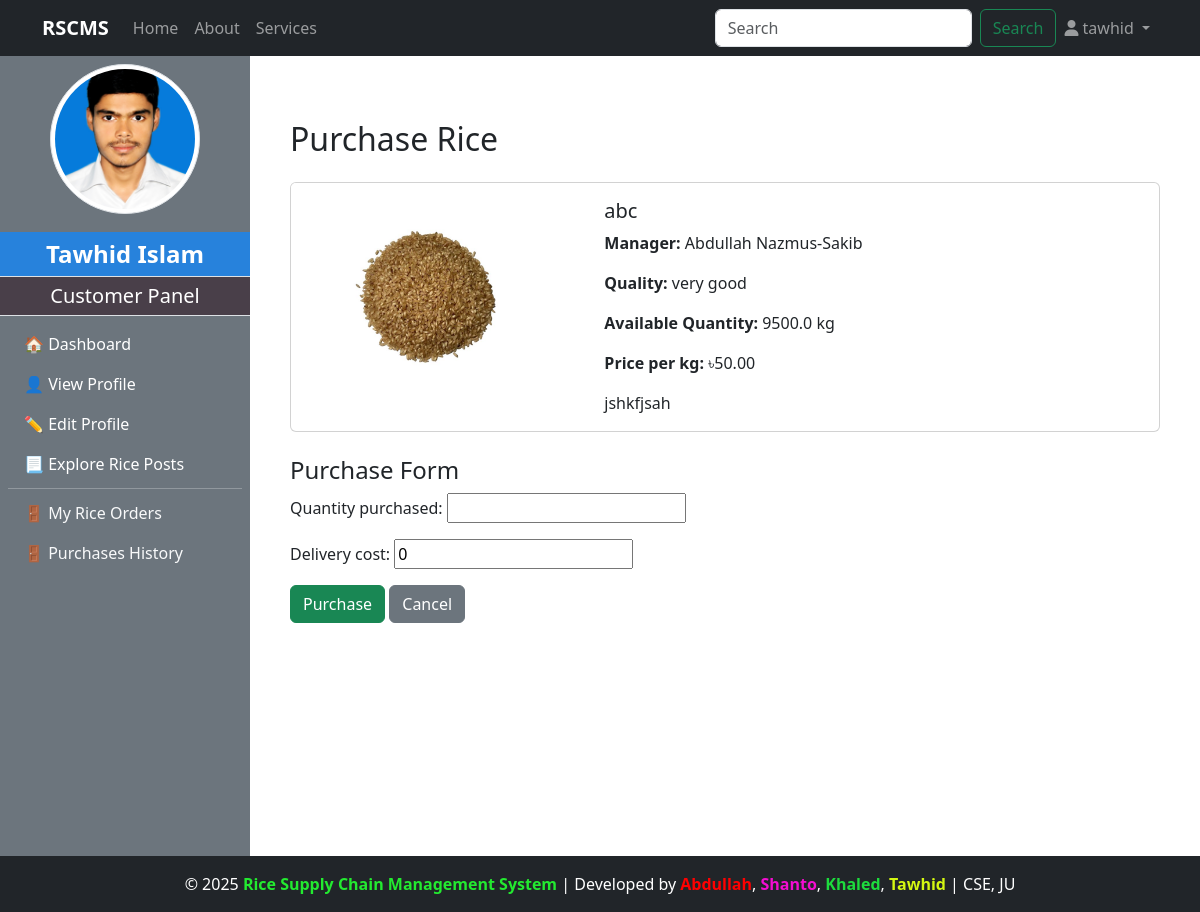
The page /customer/purchase_rice_from_manager/8/ (signed in) on the database as committed earlier.
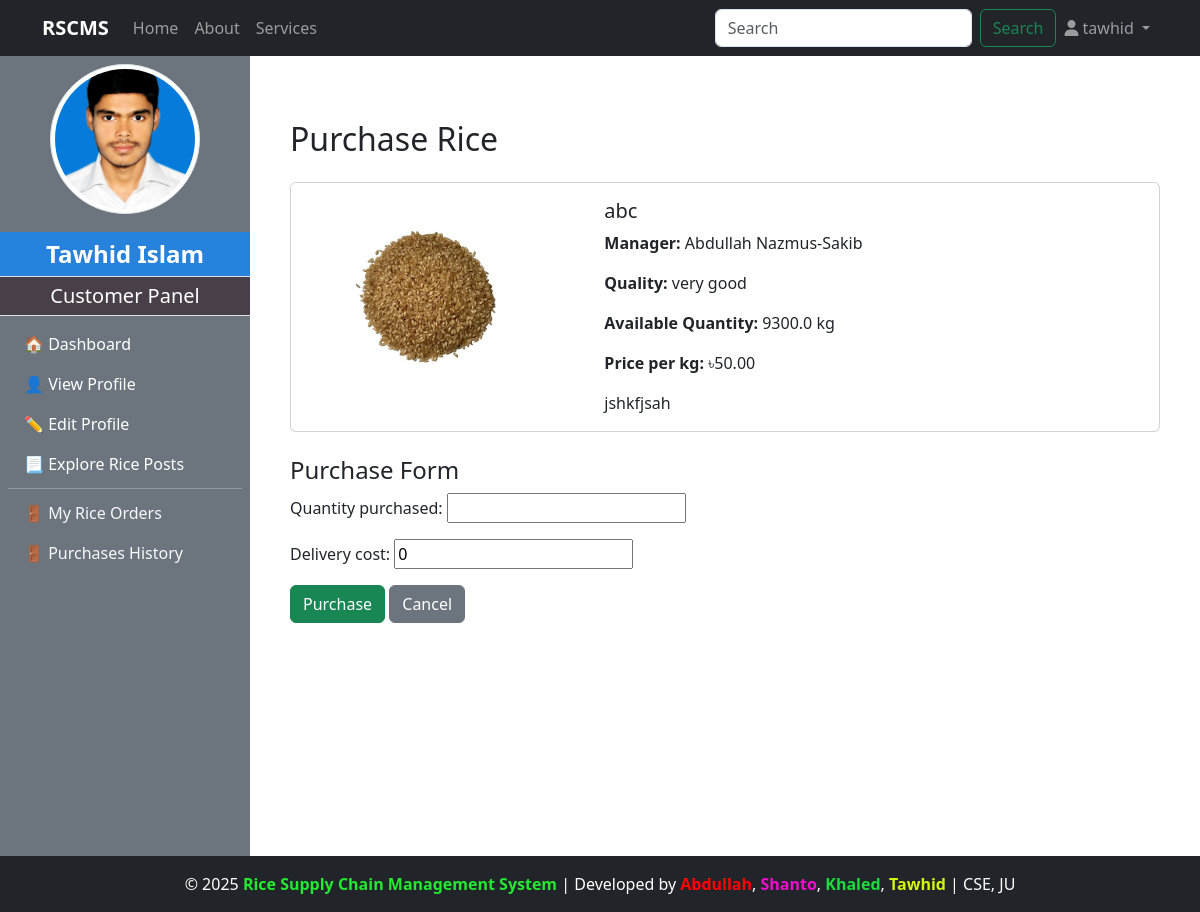
The same page on the database as committed later.
### manager/models.py (models this page shows, shortened)
class RicePost(models.Model):
    manager = models.ForeignKey(CustomUser,on_delete=models.CASCADE, limit_choices_to={'role':'manager'},related_name="managerPost")
    rice_name = models.CharField(max_length=200, blank=True, null=True)
    quality = models.CharField(max_length=100)
    quantity_kg = models.FloatField()
    price_per_kg = models.DecimalField(max_digits=6, decimal_places=2)
    description = models.TextField()
    is_sold = models.BooleanField(default=False)
    rice_image = models.ImageField(upload_to="rice_image/",blank=True,null=True)
    created_at = models.DateTimeField(auto_now_add=True)

class ManagerProfile(models.Model):
    user = models.OneToOneField(CustomUser,on_delete=models.CASCADE,limit_choices_to={'role':'manager'},related_name="managerprofile")
    full_name = models.CharField(max_length=100)
    phone_number = models.CharField(max_length=11)
    transaction_password = models.CharField(blank=True)
    address = models.TextField()
    mill_name = models.CharField(max_length=100)
    mill_location = models.TextField()
    profile_image = models.ImageField(upload_to="manager_profile/",blank=True,null=True)
    experience_year = models.PositiveIntegerField(blank=True, null=True)
    bio = models.TextField(blank=True)
    created_at = models.DateTimeField(auto_now_add=True)

### accounts/models.py (models this page shows, shortened)
class CustomUser(AbstractUser):
    ROLE_CHOICES = (
        ('admin', 'Admin'),
        ('manager', 'Manager'),
        ('customer', 'Customer'),
        ('dealer', 'Dealer'),
    )
    role = models.CharField(max_length=20, choices=ROLE_CHOICES, default='admin')

### customer/views.py (the view)
# urls.py: path("purchase_rice_from_manager/<int:id>/",views.purchase_rice_from_manager,name="purchase_rice_from_manager"),
@login_required(login_url='login')
@user_passes_test(check_customer)
def purchase_rice_from_manager(request, id):
    rice = get_object_or_404(RicePost, id=id, is_sold=False)
    if request.method == "POST":
        form = PurchaseRiceForm(request.POST)
        if form.is_valid():
            purchase = form.save(commit=False)
            if purchase.quantity_purchased > rice.quantity_kg:
                form.add_error('quantity_purchased', "Not enough rice available.")
            else:
                purchase.customer = request.user
                purchase.rice = rice
                purchase.total_price = (Decimal(purchase.quantity_purchased) * rice.price_per_kg) + purchase.delivery_cost
                purchase.save()
                rice.quantity_kg -= purchase.quantity_purchased
                if rice.quantity_kg <= 0:
                    rice.is_sold = True
                rice.save()
                return redirect("mock_customer_rice_payment", purchase_id=purchase.id)
    else:
        form = PurchaseRiceForm()
    return render(request, "customer/purchase_rice.html", {'form': form, 'rice': rice})

### customer/forms.py
class PurchaseRiceForm(forms.ModelForm):
    class Meta:
        model = Purchase_Rice
        fields = ['quantity_purchased','delivery_cost']

### admin_panel/context_processors.py (called while the page is built)
def admin_profile(request):
    if request.user.is_authenticated:
        try:
            admin = AdminProfile.objects.get(user=request.user)
            return {'admin': admin}
        except AdminProfile.DoesNotExist:
            return {}
    return {}

### customer/context_processors.py (called while the page is built)
def customer_profile(request):
    if request.user.is_authenticated:
        try:
            customer = CustomerProfile.objects.get(user=request.user)
            return {'customer': customer}
        except CustomerProfile.DoesNotExist:
            return {}
    return {}

### customer/views.py (called while the page is built)
def check_customer(user):
    return user.is_authenticated and user.role == 'customer'

### manager/context_processors.py (called while the page is built)
def manager_profile(request):
    if request.user.is_authenticated:
        try:
            manager = ManagerProfile.objects.get(user=request.user)
            return {'manager': manager}
        except ManagerProfile.DoesNotExist:
            return {}
    return {}

### customer/templates/customer/purchase_rice.html (shortened to what this page needs)
{% extends "base.html" %}
{% load static %}
{% block content %}
<div class="container mt-5">
    <h2 class="mb-4">Purchase Rice</h2>
    <div class="card mb-4">
        <div class="row no-gutters">
            <div class="col-md-4">
                {% if rice.rice_image %}
                    <img src="{{ rice.rice_image.url }}" class="card-img" alt="{{ rice.rice_name }}">
                {% else %}
                    <img src="{% static 'default_images/default_rice.jpg' %}" class="card-img" alt="Default rice">
                {% endif %}
            </div>
            <div class="col-md-8">
                <div class="card-body">
                    <h5 class="card-title">{{ rice.rice_name }}</h5>
                    <p class="card-text"><strong>Manager:</strong> {{ rice.manager.managerprofile.full_name }}</p>
                    <p class="card-text"><strong>Quality:</strong> {{ rice.quality }}</p>
                    <p class="card-text"><strong>Available Quantity:</strong> {{ rice.quantity_kg }} kg</p>
                    <p class="card-text"><strong>Price per kg:</strong> ৳{{ rice.price_per_kg }}</p>
                    <p class="card-text">{{ rice.description | linebreaksbr }}</p>
                </div>
            </div>
        </div>
    </div>
    <h4>Purchase Form</h4>
    <form method="post">
        {{ form.as_p }}
        <button type="submit" class="btn btn-success">Purchase</button>
        <a href="{% url 'explore_all_rice_post' %}" class="btn btn-secondary">Cancel</a>
    </form>
</div>
{% endblock %}

Rows that differ between the two databases and show on the page:
changed RicePost "abc": quantity_kg "9500.0" → "9300.0"
